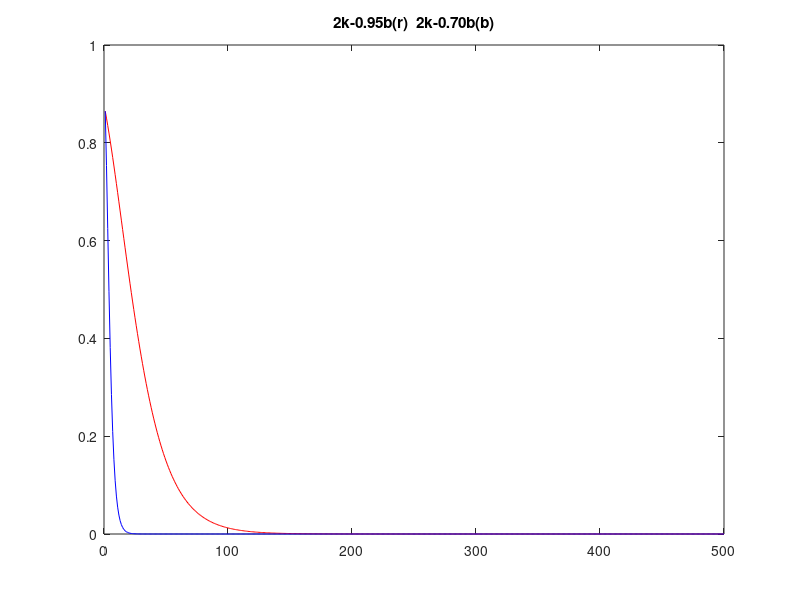

This figure's MATLAB source:
clear all 
clc

k=2;
b=0.95;

k2=2;
b2=0.7;

%x=1:500;

t(1)=1;
t2(1)=1;
for j=2:500
    t(j) = b*t(j-1);
    t2(j) = b2*t2(j-1);
end

plot(1-exp(-k*t),'r')
hold on
%plot(1-exp(-5*k*t),'g')

plot(1-exp(-k2*t2),'b')
%plot(1-exp(-5*k*t2),'k')
title([ int2str(k),'k-',sprintf('%.2f',b),'b' '(r)  ',int2str(k2),'k-',sprintf('%.2f',b2),'b' '(b)'])
hold
